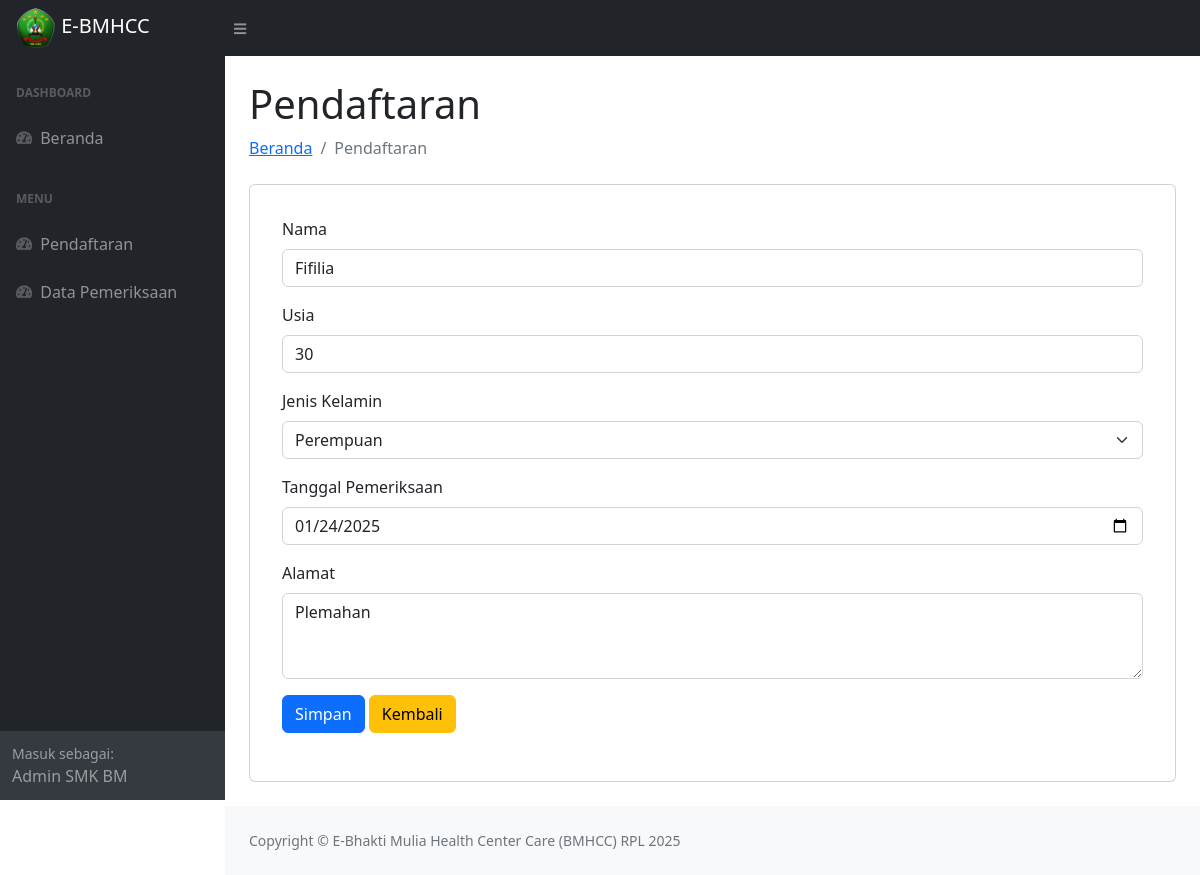
Screenshot of /editpendaftaran.php?id=2 with the database file from the repository.
### tables this page shows
CREATE TABLE `tb_daftar` (
  `id_daftar` int(11) NOT NULL,
  `nama` varchar(255) NOT NULL,
  `usia` int(3) NOT NULL,
  `jenis_kelamin` enum('Laki-laki','Perempuan','','') NOT NULL,
  `tgl_pemeriksaan` date NOT NULL,
  `alamat` text NOT NULL,
  `asam_urat` int(11) NOT NULL,
  `gula_darah` int(11) NOT NULL,
  `kolesterol` int(11) NOT NULL,
  `status` enum('terdaftar','sudah periksa','','') NOT NULL
);

### editpendaftaran.php (the view, shortened to what this page needs)
<?php
    include "header.php";
?>
            <div id="layoutSidenav_content">
                <main>
                    <div class="container-fluid px-4">
                        <h1 class="mt-4">Pendaftaran</h1>
                        <ol class="breadcrumb mb-4">
                            <li class="breadcrumb-item"><a href="index.php">Beranda</a></li>
                            <li class="breadcrumb-item active">Pendaftaran</li>
                        </ol>
                        <div class="card mb-4">
                            <div class="card-body">
                                    <div class="card-body">
                                        <?php
                                            $id=$_GET['id'];
                                            $query=mysqli_query($koneksi,"select * from tb_daftar where id_daftar='$id'");
                                            $data=mysqli_fetch_array($query);
                                        ?>
                                        <form action="#" method="POST">
                                        <div class="mb-3">
                                            <label for="exampleFormControlInput1" class="form-label">Nama</label>
                                            <input type="text" name="nama" class="form-control" id="exampleFormControlInput1" value="<?php echo $data['nama'];?>" required>
                                        </div>
                                        <div class="mb-3">
                                            <label for="exampleFormControlInput1" class="form-label">Usia</label>
                                            <input type="number" min="15" name="usia" class="form-control" id="exampleFormControlInput1" value="<?php echo $data['usia'];?>" required>
                                        </div>
                                        <div class="mb-3">
                                            <label for="exampleFormControlInput1" class="form-label">Jenis Kelamin</label>
                                            <select name="jenis_kelamin" class="form-select" aria-label="Default select example" required>
                                            <?php
        if ($data['jenis_kelamin'] == "Perempuan") echo "<option value='Perempuan' selected>Perempuan</option>";
        else echo "<option value='Perempuan'>Perempuan</option>";?>
                                            </select>
                                        </div>
                                        <div class="mb-3">
                                            <label for="exampleFormControlInput1" class="form-label">Tanggal Pemeriksaan</label>
                                            <input type="date" name="tgl_pemeriksaan" class="form-control" id="exampleFormControlInput1" value="<?php echo $data['tgl_pemeriksaan'];?>" required>
                                        </div>
                                        <div class="mb-3">
                                            <label for="exampleFormControlTextarea1" class="form-label">Alamat</label>
                                            <textarea name="alamat" class="form-control" id="exampleFormControlTextarea1" rows="3" required><?php echo $data['alamat'];?></textarea>
                                        </div>
                                        <div class="mb-3">
                                            <input class="btn btn-primary" name="simpan" type="submit" value="Simpan">
                                            <a class="btn btn-warning" href="pendaftaran.php" role="button">Kembali</a>
                                        </div>
                                        </form>
                                    </div>
                            </div>
                        </div>
                    </div>
                </main>
<?php
    include "footer.php";
?>

### rows the page displays
tb_daftar: nama "Fifilia", usia "30", jenis_kelamin "Perempuan", tgl_pemeriksaan "01/24/2025", alamat "Plemahan"
